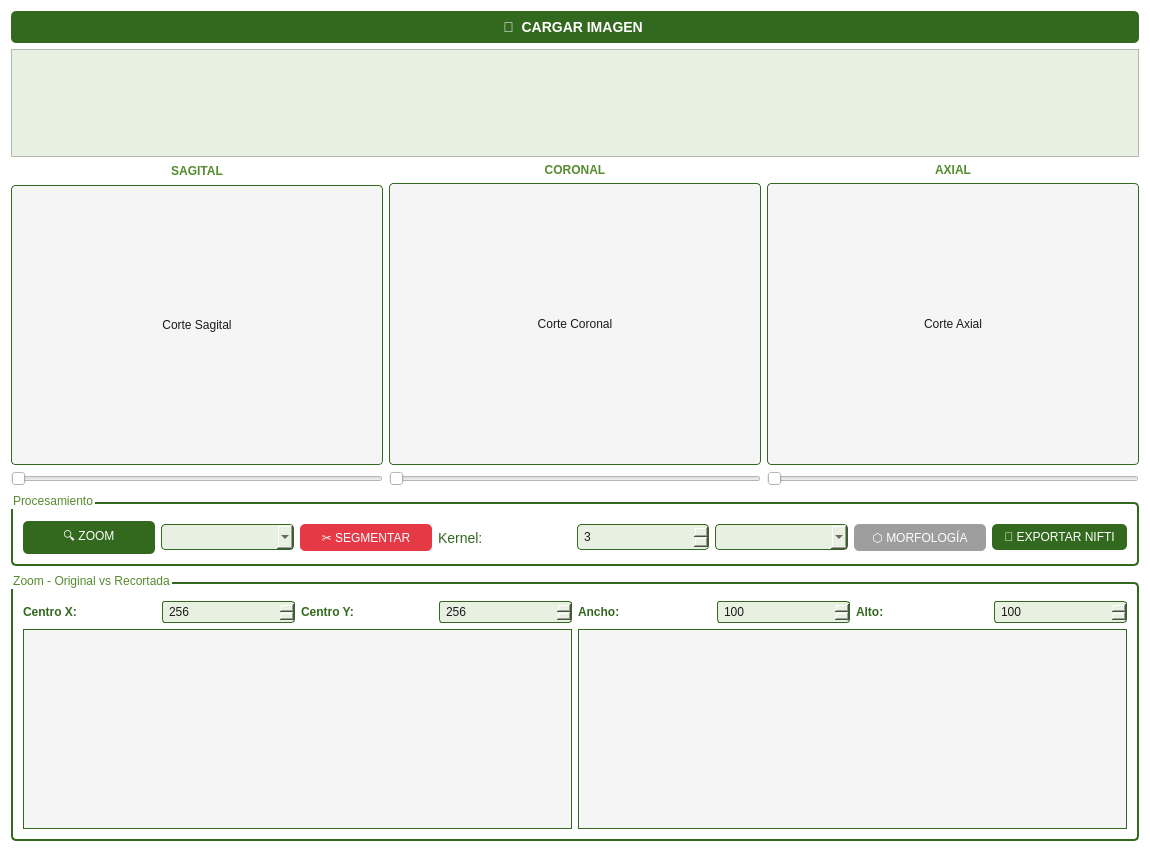
<?xml version="1.0" encoding="UTF-8"?>
<ui version="4.0">
 <class>DicomTabWidget</class>
 <widget class="QWidget" name="DicomTabWidget">
  <property name="geometry">
   <rect>
    <x>0</x>
    <y>0</y>
    <width>1150</width>
    <height>852</height>
   </rect>
  </property>
  <property name="styleSheet">
   <string>background-color: #ffffff; color: #1a1a1a;</string>
  </property>
  <layout class="QVBoxLayout" name="verticalLayout_5">
   <item>
    <widget class="QPushButton" name="btn_cargar">
     <property name="cursor">
      <cursorShape>PointingHandCursor</cursorShape>
     </property>
     <property name="toolTip">
      <string>Cargar carpeta DICOM, archivo .dcm, imagen JPG o PNG</string>
     </property>
     <property name="styleSheet">
      <string notr="true">QPushButton { background-color: #33691e; color: white; border: none; padding: 8px 16px; border-radius: 5px; font-size: 14px; font-weight: bold; } QPushButton:hover { background-color: #558b2f; } QPushButton:pressed { background-color: #1b5e20; }</string>
     </property>
     <property name="text">
      <string>📂  CARGAR IMAGEN </string>
     </property>
    </widget>
   </item>
   <item>
    <widget class="QTableWidget" name="tabla_metadatos">
     <property name="styleSheet">
      <string>QTableWidget { background-color: #e8f0e2; color: #1a1a1a; gridline-color: #33691e; } QHeaderView::section { background-color: #33691e; color: white; }</string>
     </property>
    </widget>
   </item>
   <item>
    <layout class="QHBoxLayout" name="layout_cortes">
     <item>
      <layout class="QVBoxLayout" name="verticalLayout">
       <item>
        <widget class="QLabel" name="lbl_sagital_titulo">
         <property name="minimumSize">
          <size>
           <width>0</width>
           <height>16</height>
          </size>
         </property>
         <property name="styleSheet">
          <string>color: #558b2f; font-weight: bold;</string>
         </property>
         <property name="text">
          <string>SAGITAL</string>
         </property>
         <property name="alignment">
          <set>Qt::AlignCenter</set>
         </property>
        </widget>
       </item>
       <item>
        <widget class="QLabel" name="lbl_sagital">
         <property name="sizePolicy">
          <sizepolicy hsizetype="Expanding" vsizetype="Expanding">
           <horstretch>1</horstretch>
           <verstretch>1</verstretch>
          </sizepolicy>
         </property>
         <property name="minimumSize">
          <size>
           <width>320</width>
           <height>280</height>
          </size>
         </property>
         <property name="styleSheet">
          <string>background-color: #f5f5f5; border: 1px solid #33691e; border-radius: 4px;</string>
         </property>
         <property name="text">
          <string>Corte Sagital</string>
         </property>
         <property name="alignment">
          <set>Qt::AlignCenter</set>
         </property>
        </widget>
       </item>
       <item>
        <widget class="QSlider" name="slider_sagital">
         <property name="minimum">
          <number>0</number>
         </property>
         <property name="maximum">
          <number>100</number>
         </property>
         <property name="orientation">
          <enum>Qt::Horizontal</enum>
         </property>
        </widget>
       </item>
      </layout>
     </item>
     <item>
      <layout class="QVBoxLayout" name="verticalLayout_2">
       <item>
        <widget class="QLabel" name="lbl_coronal_titulo">
         <property name="styleSheet">
          <string>color: #558b2f; font-weight: bold;</string>
         </property>
         <property name="text">
          <string>CORONAL</string>
         </property>
         <property name="alignment">
          <set>Qt::AlignCenter</set>
         </property>
        </widget>
       </item>
       <item>
        <widget class="QLabel" name="lbl_coronal">
         <property name="sizePolicy">
          <sizepolicy hsizetype="Expanding" vsizetype="Expanding">
           <horstretch>1</horstretch>
           <verstretch>1</verstretch>
          </sizepolicy>
         </property>
         <property name="minimumSize">
          <size>
           <width>320</width>
           <height>280</height>
          </size>
         </property>
         <property name="styleSheet">
          <string>background-color: #f5f5f5; border: 1px solid #33691e; border-radius: 4px;</string>
         </property>
         <property name="text">
          <string>Corte Coronal</string>
         </property>
         <property name="alignment">
          <set>Qt::AlignCenter</set>
         </property>
        </widget>
       </item>
       <item>
        <widget class="QSlider" name="slider_coronal">
         <property name="minimum">
          <number>0</number>
         </property>
         <property name="maximum">
          <number>100</number>
         </property>
         <property name="orientation">
          <enum>Qt::Horizontal</enum>
         </property>
        </widget>
       </item>
      </layout>
     </item>
     <item>
      <layout class="QVBoxLayout" name="verticalLayout_3">
       <item>
        <widget class="QLabel" name="lbl_axial_titulo">
         <property name="styleSheet">
          <string>color: #558b2f; font-weight: bold;</string>
         </property>
         <property name="text">
          <string>AXIAL</string>
         </property>
         <property name="alignment">
          <set>Qt::AlignCenter</set>
         </property>
        </widget>
       </item>
       <item>
        <widget class="QLabel" name="lbl_axial">
         <property name="sizePolicy">
          <sizepolicy hsizetype="Expanding" vsizetype="Expanding">
           <horstretch>1</horstretch>
           <verstretch>1</verstretch>
          </sizepolicy>
         </property>
         <property name="minimumSize">
          <size>
           <width>320</width>
           <height>280</height>
          </size>
         </property>
         <property name="styleSheet">
          <string>background-color: #f5f5f5; border: 1px solid #33691e; border-radius: 4px;</string>
         </property>
         <property name="text">
          <string>Corte Axial</string>
         </property>
         <property name="alignment">
          <set>Qt::AlignCenter</set>
         </property>
        </widget>
       </item>
       <item>
        <widget class="QSlider" name="slider_axial">
         <property name="minimum">
          <number>0</number>
         </property>
         <property name="maximum">
          <number>100</number>
         </property>
         <property name="orientation">
          <enum>Qt::Horizontal</enum>
         </property>
        </widget>
       </item>
      </layout>
     </item>
    </layout>
   </item>
   <item>
    <widget class="QGroupBox" name="group_procesamiento">
     <property name="styleSheet">
      <string>QGroupBox { border: 2px solid #33691e; border-radius: 5px; margin-top: 10px; padding-top: 10px; color: #558b2f; }</string>
     </property>
     <property name="title">
      <string>Procesamiento</string>
     </property>
     <layout class="QHBoxLayout" name="horizontalLayout">
      <item>
       <widget class="QPushButton" name="btn_zoom">
        <property name="toolTip">
         <string>Recortar y redimensionar una región del corte axial actual</string>
        </property>
        <property name="styleSheet">
         <string>QPushButton { background-color: #33691e; color: white; border: none; padding: 6px 12px; border-radius: 5px; } QPushButton:hover { background-color: #558b2f; }</string>
        </property>
        <property name="text">
         <string>🔍 ZOOM</string>
        </property>
       </widget>
      </item>
      <item>
       <widget class="QComboBox" name="combo_binarizacion">
        <property name="toolTip">
         <string>Seleccione el tipo de umbralización para segmentar</string>
        </property>
        <property name="styleSheet">
         <string>QComboBox { background-color: #e8f0e2; color: #1a1a1a; border: 1px solid #33691e; padding: 4px 8px; border-radius: 4px; } QComboBox QAbstractItemView { background-color: #ffffff; color: #1a1a1a; selection-background-color: #558b2f; selection-color: white; }</string>
        </property>
       </widget>
      </item>
      <item>
       <widget class="QPushButton" name="btn_segmentar">
        <property name="toolTip">
         <string>Aplicar binarización al recorte actual (haga ZOOM primero)</string>
        </property>
        <property name="styleSheet">
         <string>QPushButton { background-color: #e63946; color: white; border: none; padding: 6px 12px; border-radius: 5px; } QPushButton:hover { background-color: #ff6b6b; }</string>
        </property>
        <property name="text">
         <string>✂ SEGMENTAR</string>
        </property>
       </widget>
      </item>
      <item>
       <widget class="QLabel" name="lbl_kernel">
        <property name="styleSheet">
         <string notr="true">color: #33691e; font-size: 14px;</string>
        </property>
        <property name="text">
         <string>Kernel:</string>
        </property>
       </widget>
      </item>
      <item>
       <widget class="QSpinBox" name="spin_kernel">
        <property name="toolTip">
         <string>Tamaño del kernel morfológico (valores impares recomendados)</string>
        </property>
        <property name="styleSheet">
         <string>QSpinBox { background-color: #e8f0e2; color: #1a1a1a; border: 1px solid #33691e; padding: 4px; border-radius: 4px; }</string>
        </property>
        <property name="minimum">
         <number>1</number>
        </property>
        <property name="maximum">
         <number>31</number>
        </property>
        <property name="singleStep">
         <number>2</number>
        </property>
        <property name="value">
         <number>3</number>
        </property>
       </widget>
      </item>
      <item>
       <widget class="QComboBox" name="combo_morfologia">
        <property name="toolTip">
         <string>Tipo de transformación morfológica a aplicar</string>
        </property>
        <property name="styleSheet">
         <string>QComboBox { background-color: #e8f0e2; color: #1a1a1a; border: 1px solid #33691e; padding: 4px 8px; border-radius: 4px; } QComboBox QAbstractItemView { background-color: #ffffff; color: #1a1a1a; selection-background-color: #558b2f; selection-color: white; }</string>
        </property>
       </widget>
      </item>
      <item>
       <widget class="QPushButton" name="btn_morfologia">
        <property name="toolTip">
         <string>Aplicar transformación morfológica al recorte segmentado</string>
        </property>
        <property name="styleSheet">
         <string>QPushButton { background-color: #9e9e9e; color: white; border: none; padding: 6px 12px; border-radius: 5px; } QPushButton:hover { background-color: #bdbdbd; }</string>
        </property>
        <property name="text">
         <string>⬡ MORFOLOGÍA</string>
        </property>
       </widget>
      </item>
      <item>
       <widget class="QPushButton" name="btn_convertir_nifti">
        <property name="toolTip">
         <string>Convertir el DICOM cargado a formato NIfTI (.nii)</string>
        </property>
        <property name="styleSheet">
         <string>QPushButton { background-color: #33691e; color: white; border: none; padding: 6px 12px; border-radius: 5px; } QPushButton:hover { background-color: #558b2f; }</string>
        </property>
        <property name="text">
         <string>💾 EXPORTAR NIFTI</string>
        </property>
       </widget>
      </item>
     </layout>
    </widget>
   </item>
   <item>
    <widget class="QGroupBox" name="group_zoom">
     <property name="styleSheet">
      <string>QGroupBox { border: 2px solid #33691e; border-radius: 5px; margin-top: 10px; padding-top: 10px; color: #558b2f; }</string>
     </property>
     <property name="title">
      <string>Zoom - Original vs Recortada</string>
     </property>
     <layout class="QVBoxLayout" name="verticalLayout_zoom">
      <item>
       <layout class="QHBoxLayout" name="layout_zoom_controls">
        <item>
         <widget class="QLabel" name="lbl_center_x">
          <property name="styleSheet">
           <string>color: #33691e; font-weight: bold;</string>
          </property>
          <property name="text">
           <string>Centro X:</string>
          </property>
         </widget>
        </item>
        <item>
         <widget class="QSpinBox" name="spin_center_x">
          <property name="toolTip">
           <string>Coordenada X del centro del recorte (en pixeles)</string>
          </property>
          <property name="styleSheet">
           <string>QSpinBox { background-color: #e8f0e2; color: #1a1a1a; border: 1px solid #33691e; padding: 2px 4px; border-radius: 3px; }</string>
          </property>
          <property name="minimum">
           <number>0</number>
          </property>
          <property name="maximum">
           <number>99999</number>
          </property>
          <property name="value">
           <number>256</number>
          </property>
         </widget>
        </item>
        <item>
         <widget class="QLabel" name="lbl_center_y">
          <property name="styleSheet">
           <string>color: #33691e; font-weight: bold;</string>
          </property>
          <property name="text">
           <string>Centro Y:</string>
          </property>
         </widget>
        </item>
        <item>
         <widget class="QSpinBox" name="spin_center_y">
          <property name="toolTip">
           <string>Coordenada Y del centro del recorte (en pixeles)</string>
          </property>
          <property name="styleSheet">
           <string>QSpinBox { background-color: #e8f0e2; color: #1a1a1a; border: 1px solid #33691e; padding: 2px 4px; border-radius: 3px; }</string>
          </property>
          <property name="minimum">
           <number>0</number>
          </property>
          <property name="maximum">
           <number>99999</number>
          </property>
          <property name="value">
           <number>256</number>
          </property>
         </widget>
        </item>
        <item>
         <widget class="QLabel" name="lbl_width">
          <property name="styleSheet">
           <string>color: #33691e; font-weight: bold;</string>
          </property>
          <property name="text">
           <string>Ancho:</string>
          </property>
         </widget>
        </item>
        <item>
         <widget class="QSpinBox" name="spin_width">
          <property name="toolTip">
           <string>Ancho del recorte en pixeles</string>
          </property>
          <property name="styleSheet">
           <string>QSpinBox { background-color: #e8f0e2; color: #1a1a1a; border: 1px solid #33691e; padding: 2px 4px; border-radius: 3px; }</string>
          </property>
          <property name="minimum">
           <number>1</number>
          </property>
          <property name="maximum">
           <number>99999</number>
          </property>
          <property name="value">
           <number>100</number>
          </property>
         </widget>
        </item>
        <item>
         <widget class="QLabel" name="lbl_height">
          <property name="styleSheet">
           <string>color: #33691e; font-weight: bold;</string>
          </property>
          <property name="text">
           <string>Alto:</string>
          </property>
         </widget>
        </item>
        <item>
         <widget class="QSpinBox" name="spin_height">
          <property name="toolTip">
           <string>Alto del recorte en pixeles</string>
          </property>
          <property name="styleSheet">
           <string>QSpinBox { background-color: #e8f0e2; color: #1a1a1a; border: 1px solid #33691e; padding: 2px 4px; border-radius: 3px; }</string>
          </property>
          <property name="minimum">
           <number>1</number>
          </property>
          <property name="maximum">
           <number>99999</number>
          </property>
          <property name="value">
           <number>100</number>
          </property>
         </widget>
        </item>
       </layout>
      </item>
      <item>
       <layout class="QHBoxLayout" name="layout_zoom_frames">
        <item>
         <widget class="QFrame" name="frame_original">
          <property name="minimumSize">
           <size>
            <width>300</width>
            <height>200</height>
           </size>
          </property>
          <property name="styleSheet">
           <string>background-color: #f5f5f5; border: 1px solid #33691e;</string>
          </property>
          <property name="frameShape">
           <enum>QFrame::StyledPanel</enum>
          </property>
          <property name="frameShadow">
           <enum>QFrame::Raised</enum>
          </property>
         </widget>
        </item>
        <item>
         <widget class="QFrame" name="frame_recorte">
          <property name="minimumSize">
           <size>
            <width>300</width>
            <height>200</height>
           </size>
          </property>
          <property name="styleSheet">
           <string>background-color: #f5f5f5; border: 1px solid #33691e;</string>
          </property>
          <property name="frameShape">
           <enum>QFrame::StyledPanel</enum>
          </property>
          <property name="frameShadow">
           <enum>QFrame::Raised</enum>
          </property>
         </widget>
        </item>
       </layout>
      </item>
     </layout>
    </widget>
   </item>
  </layout>
 </widget>
 <resources/>
 <connections>
  <connection>
   <sender>btn_cargar</sender>
   <signal>clicked()</signal>
   <receiver>DicomTabWidget</receiver>
   <slot>update()</slot>
   <hints>
    <hint type="sourcelabel">
     <x>986</x>
     <y>40</y>
    </hint>
    <hint type="destinationlabel">
     <x>1141</x>
     <y>39</y>
    </hint>
   </hints>
  </connection>
 </connections>
</ui>
